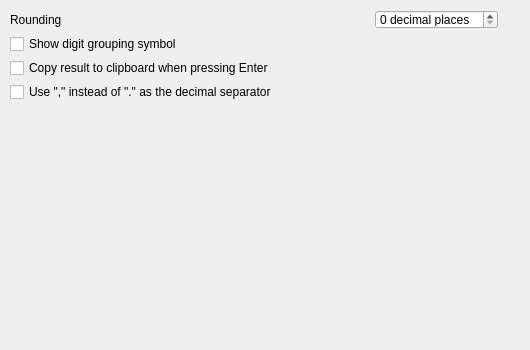
<?xml version="1.0" encoding="UTF-8"?>
<ui version="4.0">
 <class>Dlg</class>
 <widget class="QWidget" name="Dlg">
  <property name="geometry">
   <rect>
    <x>0</x>
    <y>0</y>
    <width>530</width>
    <height>350</height>
   </rect>
  </property>
  <property name="minimumSize">
   <size>
    <width>530</width>
    <height>350</height>
   </size>
  </property>
  <property name="windowTitle">
   <string>Calcy - Simple Calculator</string>
  </property>
  <widget class="QWidget" name="layoutWidget">
   <property name="geometry">
    <rect>
     <x>10</x>
     <y>10</y>
     <width>488</width>
     <height>91</height>
    </rect>
   </property>
   <layout class="QGridLayout" name="gridLayout">
    <item row="0" column="0">
     <widget class="QLabel" name="label">
      <property name="text">
       <string>Rounding</string>
      </property>
     </widget>
    </item>
    <item row="0" column="1">
     <widget class="QSpinBox" name="txtRounding">
      <property name="suffix">
       <string> decimal places</string>
      </property>
      <property name="prefix">
       <string/>
      </property>
     </widget>
    </item>
    <item row="1" column="0">
     <widget class="QCheckBox" name="chkDigitGrouping">
      <property name="text">
       <string>Show digit grouping symbol</string>
      </property>
     </widget>
    </item>
    <item row="2" column="0">
     <widget class="QCheckBox" name="chkCopyToClipboard">
      <property name="sizePolicy">
       <sizepolicy hsizetype="Expanding" vsizetype="Fixed">
        <horstretch>0</horstretch>
        <verstretch>0</verstretch>
       </sizepolicy>
      </property>
      <property name="minimumSize">
       <size>
        <width>0</width>
        <height>0</height>
       </size>
      </property>
      <property name="text">
       <string>Copy result to clipboard when pressing Enter</string>
      </property>
     </widget>
    </item>
    <item row="3" column="0" colspan="2">
     <widget class="QCheckBox" name="chkComma">
      <property name="text">
       <string>Use &quot;,&quot; instead of &quot;.&quot; as the decimal separator</string>
      </property>
     </widget>
    </item>
   </layout>
  </widget>
 </widget>
 <resources/>
 <connections/>
</ui>
